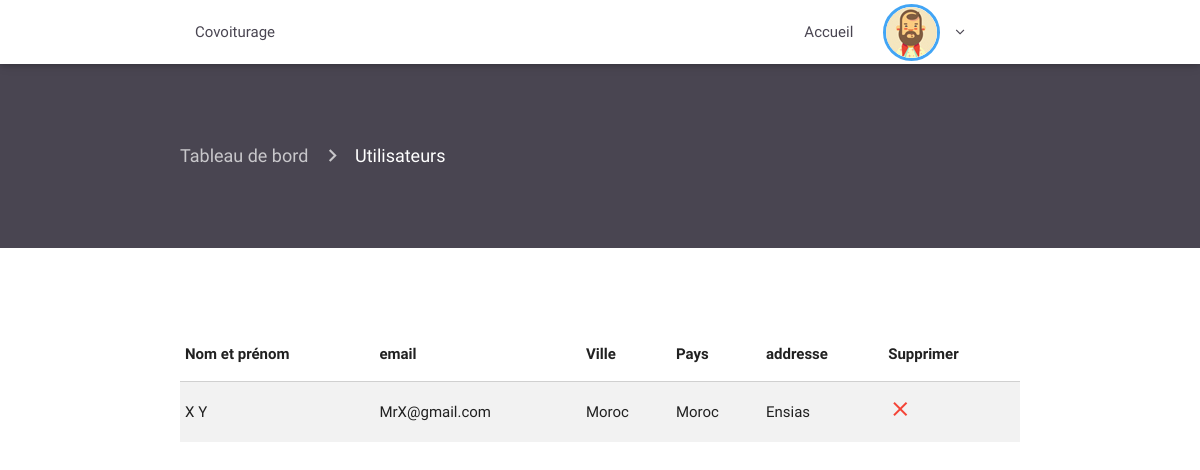
Page /admin/allusers.php (signed in) on the committed database.
### tables this page shows
CREATE TABLE `utilisateurs` (
  `id` int(11) NOT NULL,
  `email` varchar(100) NOT NULL,
  `prenom` char(25) DEFAULT NULL,
  `nom` char(25) DEFAULT NULL,
  `password` varchar(1000) NOT NULL,
  `address` varchar(1000) NOT NULL,
  `ville` char(25) DEFAULT NULL,
  `pays` char(25) DEFAULT NULL,
  `role` varchar(1000) NOT NULL
);

### admin/allusers.php (the view, shortened to what this page needs)
<?php
 require 'includes/header.php';
 require 'includes/navconnected.php'; ?>
 <div class="container-fluid trajets-page">
   <div class="container current-page">
      <nav>
        <div class="nav-wrapper">
          <div class="col s12">
            <a href="index.php" class="breadcrumb">Tableau de bord</a>
            <a href="users" class="breadcrumb">Utilisateurs</a>
          </div>
        </div>
      </nav>
    </div>
   </div>
   <div class="container scroll">
     <table class="highlight striped">
        <thead>
          <tr>
              <th data-field="nom">Nom et prénom</th>
              <th data-field="email">email</th>
              <th data-field="ville">Ville</th>
              <th data-field="pays">Pays</th>
              <th data-field="address">addresse</th>
              <th data-field="delete">Supprimer</th>
          </tr>
        </thead>
        <tbody>
          <?php
          include '../db.php';
                  $queryuser = "SELECT id, email, prenom, nom, address, ville, pays  FROM utilisateurs WHERE role = 'client'";
                  $resultuser = $connection->query($queryuser);
                  if ($resultuser->num_rows > 0) {
                    while($rowuser = $resultuser->fetch_assoc()) {
                      $id_utilisateur = $rowuser['id'];
                      $prenom = $rowuser['prenom'];
                      $lasttname = $rowuser['nom'];
                      $email = $rowuser['email'];
                      $pays = $rowuser['pays'];
                      $address = $rowuser['address'];
              ?>
              <tr>
                <td><?php echo" $prenom "." $lasttname"; ?></td>
                <td><?= $email; ?></td>
                <td><?= $pays; ?></td>
                <td><?= $pays; ?></td>
                <td><?= $address; ?></td>
                <td><a href="deleteuser.php?id=<?= $id_utilisateur; ?>"><i class="material-icons red-text">close</i></a></td>
              </tr>
              <?php }}  ?>
            </tbody>
          </table>
          </div>
   <?php require 'includes/footer.php'; ?>

### admin/src/css/style.css (style rules this page uses)
.scroll { height: 600px !important; overflow-y: scroll; padding-top: 80px; padding-bottom: 60px; }
.trajets-page { padding-top: 60px; padding-bottom: 60px; background-color: #494551; }
.trajets-page nav { background: none; box-shadow: none; }
.material-icons { font-family: 'Material Icons'; font-weight: normal; font-style: normal; font-size: 24px; line-height: 1; letter-spacing: normal; text-transform: none; display: inline-block; white-space: nowrap; word-wrap: normal; direction: ltr; -webkit-font-feature-settings: 'liga'; -webkit-font-smoothing: antialiased; }

### rows in the picture
utilisateurs: prenom "X", nom "Y", email "MrX@gmail.com", pays "Moroc", address "Ensias"
